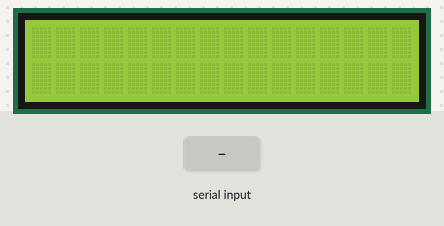
Recording of a sketch running on a simulated Arduino Uno, built with avr-gcc and run on an emulated ATmega328P. On the bench: 16×2 character LCD. Inputs (shaded band) come from the test bench. What the sketch prints to the serial monitor is not drawn.

Above: at 1.2 s.
1.3 s: "1\n" received over the second serial link
At 1.9 s:
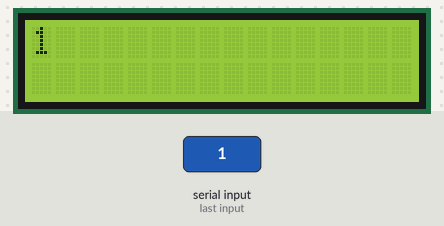
2.8 s: "0\n" received over the second serial link
At 4.0 s:
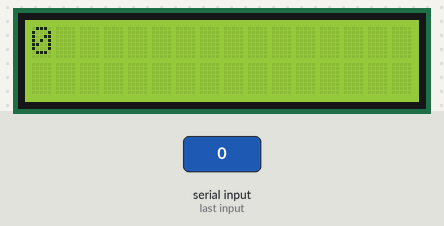
4.3 s: "2\n" received over the second serial link
At 5.4 s:
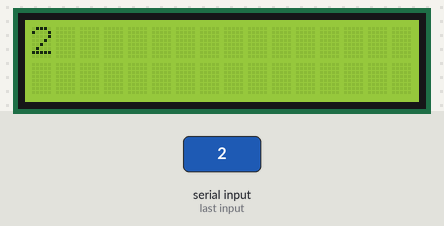
Timing chart, 0 to 7.3 s (numbered marks = the images above; inputs shaded):
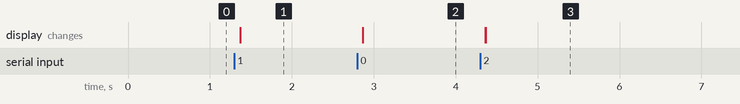

Measured:
- after the input at 1.3 s, the display: changes after 0.07 s (image 1)
- after the input at 2.8 s, the display: first changes after 0.06 s (image 2 shows a later state)
- after the input at 4.3 s, the display: first changes after 0.06 s (image 3 shows a later state)

The sketch:

04_03_Bluetooth_LCD.ino
```cpp
#include <SoftwareSerial.h>
#include <Wire.h>
#include <LiquidCrystal_I2C.h>

#define BT_RXD 3
#define BT_TXD 2
LiquidCrystal_I2C lcd(0x27, 16, 2);
SoftwareSerial bluetooth(BT_RXD, BT_TXD);

void setup() {
	Serial.begin(9600);
	bluetooth.begin(9600);
	lcd.init();
	lcd.backlight();
}

void loop() {
	if(bluetooth.available()) {
		lcd.init();
		String str = "";
		while(bluetooth.available()) {
			char tmp = bluetooth.read();
			if(tmp == '\n') {
				break;
			}
			str += tmp;
			delay(3);
		}
		lcd.setCursor(0, 0);
		lcd.print(str);


		Serial.println("Received via Bluetooth: " + str);
	}
}
```
